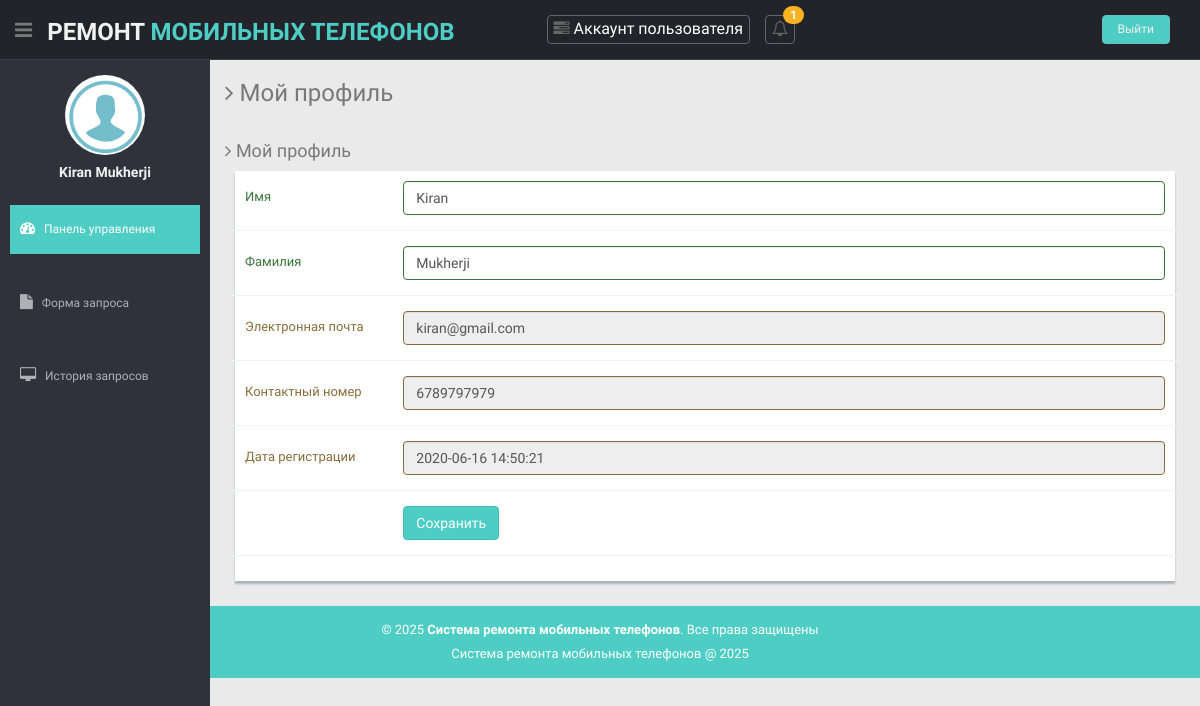
Screenshot of /user/profile.php (signed in) with the database file from the repository.
### tables this page shows
CREATE TABLE IF NOT EXISTS `tbluser` (
  `ID` int NOT NULL AUTO_INCREMENT,
  `FirstName` varchar(200) DEFAULT NULL,
  `LastName` varchar(200) DEFAULT NULL,
  `MobileNumber` bigint DEFAULT NULL,
  `Email` varchar(200) DEFAULT NULL,
  `Password` varchar(200) DEFAULT NULL,
  `RegDate` timestamp NULL DEFAULT CURRENT_TIMESTAMP,
  PRIMARY KEY (`ID`)
);

### user/profile.php (the view, shortened to what this page needs)
<?php
include('includes/dbconnection.php');
if (strlen($_SESSION['acrsuid']==0)) {
  header('location:logout.php');
  } else{
  ?>
<!DOCTYPE html>
<html lang="en">
<head>
 <?php include_once('includes/css.php'); ?>
</head>
<body>
  <section id="container">
    <?php include_once('includes/header.php');?>
<?php include_once('includes/sidebar.php');?>
    <section id="main-content">
      <section class="wrapper">
        <h3><i class="fa fa-angle-right"></i> Мой профиль</h3>
        <div class="row mt">
          <div class="col-lg-12">
            <h4><i class="fa fa-angle-right"></i> Мой профиль</h4>
            <div class="form-panel">
              <form role="form" class="form-horizontal style-form" method="post">
                <?php
$uid=$_SESSION['acrsuid'];
$ret=mysqli_query($con,"select * from tbluser where ID='$uid'");
while ($row=mysqli_fetch_array($ret)) {
?>
                <div class="form-group has-success">
                  <label class="col-lg-2 control-label">Имя</label>
                  <div class="col-lg-10">
                   <input type="text" class="form-control" name="fname" value="<?php  echo $row['FirstName'];?>" required='true'>
                  </div>
                </div>
                <div class="form-group has-success">
                  <label class="col-lg-2 control-label">Фамилия</label>
                  <div class="col-lg-10">
                   <input type="text" class="form-control" name="lname" value="<?php  echo $row['LastName'];?>" required='true'>
                  </div>
                </div>
                <div class="form-group has-warning">
                  <label class="col-lg-2 control-label">Электронная почта</label>
                  <div class="col-lg-10">
                   <input type="email" class="form-control" name="email" value="<?php  echo $row['Email'];?>" readonly='true'>
                  </div>
                </div>
                <div class="form-group has-warning">
                  <label class="col-lg-2 control-label">Контактный номер</label>
                  <div class="col-lg-10">
                   <input type="text" class="form-control" name="mobilenumber" value="<?php  echo $row['MobileNumber'];?>" required='true' maxlength='10' readonly>
                  </div>
                </div>
                <div class="form-group has-warning">
                  <label class="col-lg-2 control-label">Дата регистрации</label>
                  <div class="col-lg-10">
                   <input type="text" class="form-control" id="email2" name="" value="<?php  echo $row['RegDate'];?>" readonly="true">
                  </div>
                </div>
                <?php } ?>
                <div class="form-group">
                  <div class="col-lg-offset-2 col-lg-10">
                  <button class="btn btn-theme" type="submit" name="submit">Сохранить</button>
                  </div>
                </div>
              </form>
            </div>
          </div>
        </div>
      </section>
    </section>
   <?php include_once('includes/footer.php');?>
  </section>
</body>
</html>
<?php }  ?>

### user/includes/sidebar.php (shortened to what this page needs)
<aside>
      <div id="sidebar" class="nav-collapse ">
        <ul class="sidebar-menu" id="nav-accordion">
          <p class="centered"><a href="profile.php"><img src="images/images.png" class="img-circle" width="80"></a></p>
          <?php
$uid=$_SESSION['acrsuid'];
$ret=mysqli_query($con,"select * from tbluser where ID='$uid'");
while ($row=mysqli_fetch_array($ret)) {
?>
          <h5 class="centered"><?php  echo $row['FirstName'];?> <?php  echo $row['LastName'];?></h5><?php } ?>
            <li class="mt">
            <a class="active" href="dashboard.php">
              <i class="fa fa-dashboard"></i>
              <span>Панель управления</span>
              </a>
            </li>
            <li class="mt">
            <a href="requets-form.php">
              <i class="fa fa-file"></i>
              <span>Форма запроса</span>
              </a>
            </li>
            <li class="mt">
            <a href="requets-history.php">
              <i class="fa fa-desktop"></i>
              <span>История запросов</span>
              </a>
            </li>
        </ul>
      </div>
    </aside>

### css/style.css (style rules this page uses)
body { color: #797979; background: #eaeaea; font-family: 'Ruda', sans-serif; padding: 0px !important; margin: 0px !important; font-size:13px; }
ul li { list-style: none; }
a, a:hover, a:focus { text-decoration: none; outline: none; }
#container { width: 100%; height: 100%; }
.btn-theme { color: #fff; background-color: #4ECDC4; border-color: #48bcb4; }
.centered { text-align: center; }
.mt { margin-top: 25px; }
#sidebar { width: 210px; height: 100%; position: fixed; background: #2f323a; }
#sidebar h5 { color: #f2f2f2; font-weight: 700; }
#sidebar ul li { position: relative; }
ul.sidebar-menu , ul.sidebar-menu li ul.sub { margin: -2px 0 0; padding: 0; }
ul.sidebar-menu { margin-top: 75px; }
ul.sidebar-menu li { margin-bottom: 5px; margin-left:10px; margin-right:10px; }
ul.sidebar-menu li a span { display: inline-block; }
ul.sidebar-menu li a { color: #aeb2b7; text-decoration: none; display: block; padding: 15px 0 15px 10px; font-size: 12px; outline: none; -webkit-transition: all 0.3s ease; -moz-transition: all 0.3s ease; -o-transition: all 0.3s ease; -ms-transition: all 0.3s ease; transition: all 0.3s ease; }
ul.sidebar-menu li a.active, ul.sidebar-menu li a:hover, ul.sidebar-menu li a:focus { background: #4ECDC4; color: #fff; display: block; -webkit-transition: all 0.3s ease; -moz-transition: all 0.3s ease; -o-transition: all 0.3s ease; -ms-transition: all 0.3s ease; transition: all 0.3s ease; }
ul.sidebar-menu li a i { font-size: 15px; padding-right: 6px; }
ul.sidebar-menu li a.active i { color: #fff; }
#main-content { margin-left: 210px; }
.wrapper { display: inline-block; margin-top: 60px; padding-left: 15px; padding-right: 15px; padding-bottom: 15px; padding-top: 0px; width: 100%; }
.form-panel { background: #ffffff; margin: 10px; padding: 10px; box-shadow: 0px 3px 2px #aab2bd; text-align: left; }
label { font-weight: 400; }
.form-horizontal.style-form .form-group { border-bottom: 1px solid #eff2f7; padding-bottom: 15px; margin-bottom: 15px; }
@media (min-width: 768px) { .form-horizontal .control-label { text-align: left; } }

### rows the page displays
tbluser: FirstName "Kiran", LastName "Mukherji", fname "Kiran", lname "Mukherji", email "kiran@gmail.com", mobilenumber "6789797979", RegDate "2020-06-16 14:50:21"

### other values shown
$num "1"
